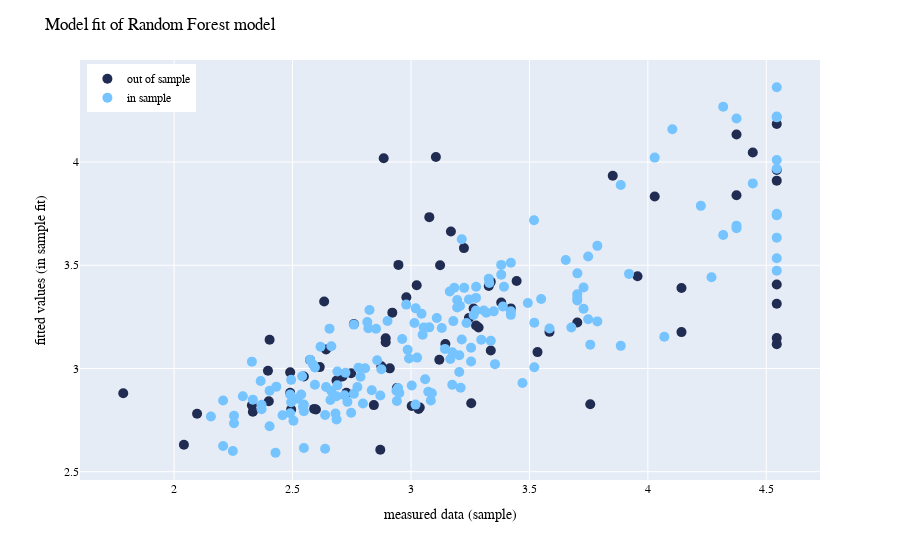

Notebook code cell kept with this figure:
### Code cell
fig.show()

### Figure 1 — Plotly figure (JSON) as saved in the notebook; plotly's stock layout.template omitted (floating-point values rounded to 4 significant figures; data arrays with more than 128 entries replaced by an {"elided": "..."} marker saying what was removed)
{"data": [{"hovertemplate": "split=out of sample<br>meas=%{x}<br>pred=%{y}<extra></extra>", "legendgroup": "out of sample", "marker": {"color": "#212c52", "size": 10, "symbol": "circle"}, "mode": "markers", "name": "out of sample", "orientation": "v", "showlegend": true, "type": "scatter", "x": [3.381, 2.574, 3.245, 2.686, 4.544, 2.87, 2.875, 4.544, 3.446, 2.4, 4.544, 2.98, 4.544, 3.534, 3.852, 3.328, 3.077, 3.145, 2.548, 2.328, 2.885, 3.285, 2.641, 2.633, 2.396, 4.142, 4.443, 4.029, 4.374, 2.893, 2.947, 2.759, 2.494, 1.785, 3.337, 2.941, 2.921, 3.702, 4.544, 3.223, 3.024, 2.711, 2.599, 3.105, 3.032, 3.275, 3.264, 2.747, 2.893, 3.956, 2.911, 3.037, 2.49, 2.49, 4.374, 4.142, 3.123, 4.544, 3.003, 3.12, 3.254, 3.421, 2.728, 4.544, 2.591, 2.041, 2.403, 2.332, 3.168, 2.097, 2.843, 2.615, 3.585, 3.337, 3.757], "xaxis": "x", "y": [3.319, 3.041, 3.244, 2.941, 3.147, 2.606, 3.01, 3.91, 3.424, 2.841, 3.313, 3.345, 3.961, 3.079, 3.934, 3.399, 3.733, 3.118, 2.961, 2.822, 4.019, 3.199, 3.092, 3.325, 2.989, 3.39, 4.046, 3.833, 3.839, 3.146, 3.502, 3.215, 2.801, 2.88, 3.087, 2.905, 3.27, 3.222, 4.184, 3.583, 3.403, 2.961, 2.801, 4.025, 2.804, 3.208, 3.29, 2.977, 3.127, 3.446, 3.001, 2.811, 2.981, 2.882, 4.133, 3.176, 3.5, 3.407, 2.818, 3.042, 2.832, 3.291, 2.882, 3.118, 2.804, 2.63, 3.139, 2.79, 3.664, 2.78, 2.823, 3.007, 3.177, 3.419, 2.827], "yaxis": "y"}, {"hovertemplate": "split=in sample<br>meas=%{x}<br>pred=%{y}<extra></extra>", "legendgroup": "in sample", "marker": {"color": "#75c3ff", "size": 10, "symbol": "circle"}, "mode": "markers", "name": "in sample", "orientation": "v", "showlegend": true, "type": "scatter", "x": {"elided": "174 float values"}, "xaxis": "x", "y": {"elided": "174 float values"}, "yaxis": "y"}], "layout": {"font": {"color": "black", "family": "Helvetica Neue, Helvetica, Arial, sans-serif"}, "legend": {"title": {}, "tracegroupgap": 0, "x": 0.01, "xanchor": "left", "y": 0.99, "yanchor": "top"}, "margin": {"t": 60}, "title": {"text": "Model fit of Random Forest model"}, "xaxis": {"anchor": "y", "domain": [0, 1], "title": {"text": "measured data (sample)"}}, "yaxis": {"anchor": "x", "domain": [0, 1], "title": {"text": "fitted values (in sample fit)"}}}}
